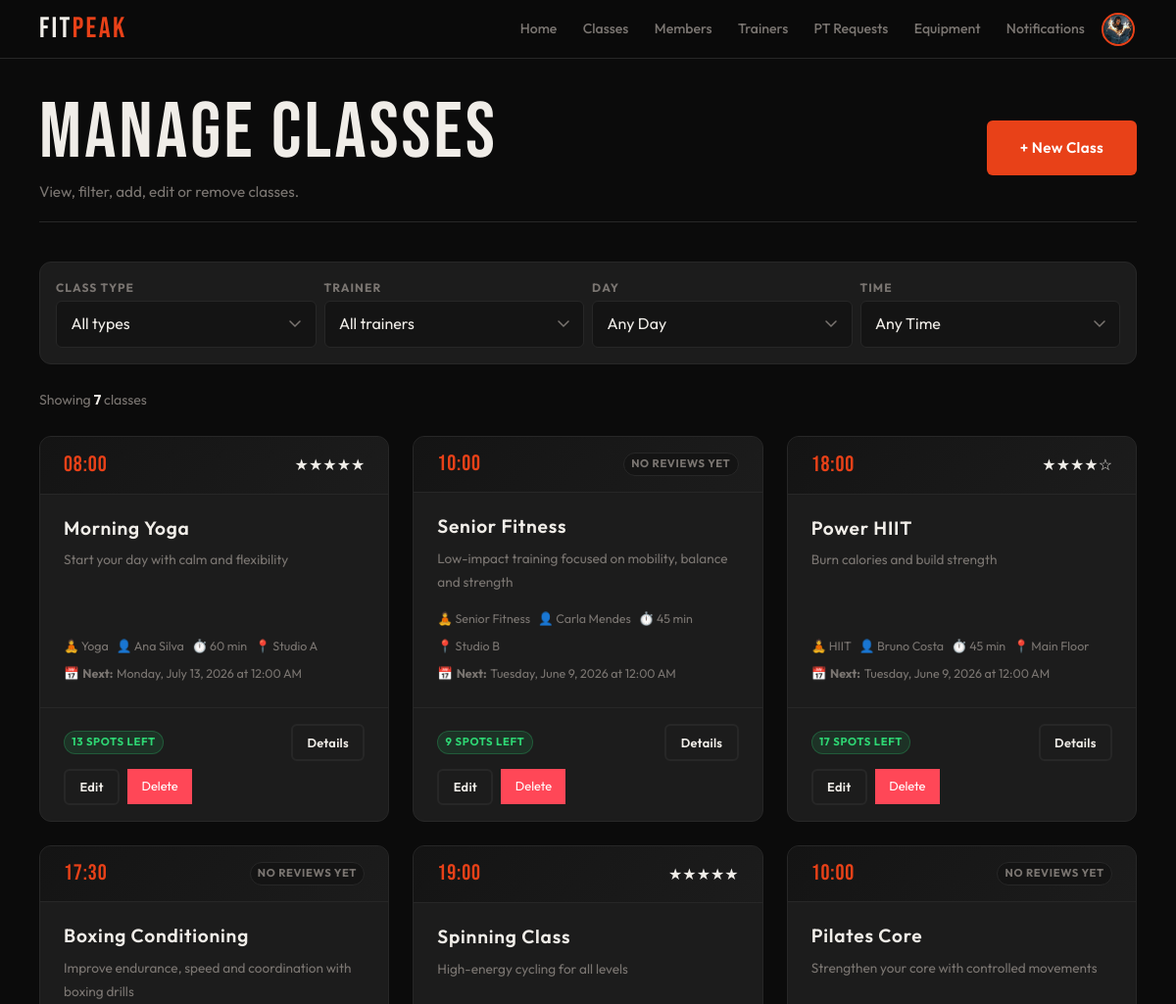
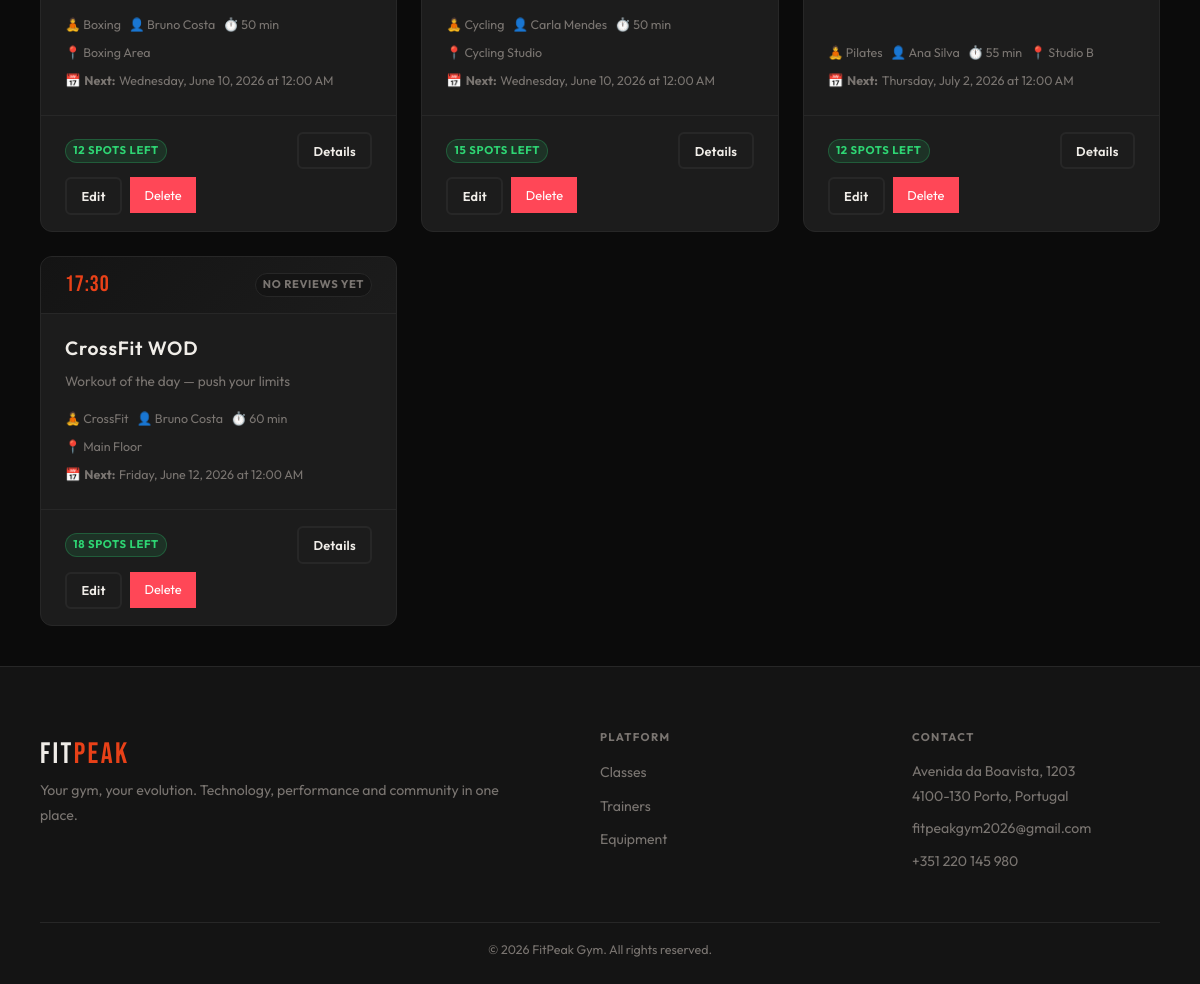
The page /admin/classes.php (signed in) on the database its author committed (2 pictures, top to bottom).
### tables this page shows
CREATE TABLE class_schedules (
    id           INTEGER PRIMARY KEY AUTOINCREMENT,
    class_id     INTEGER NOT NULL,
    trainer_id   INTEGER,
    day_of_week  TEXT    NOT NULL,-- Monday, Tuesday, etc.
    start_time   TEXT    NOT NULL,
    location     TEXT    NOT NULL
                         DEFAULT 'Studio A',
    capacity     INTEGER NOT NULL
                         DEFAULT 20,
    duration_min INTEGER NOT NULL
                         DEFAULT 60,
    FOREIGN KEY (
        class_id
    )
    REFERENCES classes (id) ON DELETE CASCADE,
    FOREIGN KEY (
        trainer_id
    )
    REFERENCES users (id) ON DELETE SET NULL
);

CREATE TABLE classes (
    id            INTEGER PRIMARY KEY AUTOINCREMENT,
    name          TEXT    NOT NULL,
    description   TEXT,
    class_type_id INTEGER NOT NULL,
    active        INTEGER NOT NULL
                          DEFAULT 1,
    FOREIGN KEY (
        class_type_id
    )
    REFERENCES class_types (id) 
);

CREATE TABLE class_types (
    id          INTEGER PRIMARY KEY AUTOINCREMENT,
    name        TEXT    UNIQUE
                        NOT NULL,
    label       TEXT    NOT NULL,
    description TEXT,
    icon        TEXT,
    active      INTEGER NOT NULL
                        DEFAULT 1
);

CREATE TABLE users (
    id         INTEGER  PRIMARY KEY AUTOINCREMENT,
    name       TEXT     NOT NULL,
    username   TEXT     UNIQUE
                        NOT NULL,
    email      TEXT     UNIQUE
                        NOT NULL,
    password   TEXT     NOT NULL,
    role       TEXT     NOT NULL
                        DEFAULT 'member'
                        CHECK (role IN ('member', 'trainer', 'admin') ),
    is_admin   INTEGER  NOT NULL
                        DEFAULT 0,
    photo      TEXT     DEFAULT NULL,
    active     INTEGER  NOT NULL
                        DEFAULT 1,
    created_at DATETIME DEFAULT CURRENT_TIMESTAMP
);

CREATE TABLE class_sessions (
    id           INTEGER PRIMARY KEY AUTOINCREMENT,
    schedule_id  INTEGER NOT NULL,
    session_date DATE    NOT NULL,
    status       TEXT    DEFAULT 'scheduled'
                         CHECK (status IN ('scheduled', 'cancelled', 'completed') ),
    FOREIGN KEY (
        schedule_id
    )
    REFERENCES class_schedules (id) ON DELETE CASCADE
);

### db/classes.php (called while the page is built, shortened)
<?php
function getAllClassSchedules($pdo, $filters = []) {
    $sql = "SELECT cs.id AS schedule_id, cs.day_of_week, cs.start_time, cs.location, cs.capacity, cs.duration_min, c.id AS class_id, c.name AS class_name, c.description AS class_description, ct.id AS class_type_id, ct.name AS class_type_name, ct.label AS class_type_label, u.id AS trainer_id, u.name AS trainer_name, (SELECT COUNT(*) FROM enrollments e JOIN class_sessions sess ON e.session_id = sess.id WHERE sess.schedule_id = cs.id AND e.status = 'enrolled') AS enrolled_count FROM class_schedules cs JOIN classes c ON cs.class_id = c.id JOIN class_types ct ON c.class_type_id = ct.id LEFT JOIN users u ON cs.trainer_id = u.id WHERE c.active = 1";
    $params = [];
    $sql .= " ORDER BY CASE cs.day_of_week WHEN 'Monday' THEN 1 WHEN 'Tuesday' THEN 2 WHEN 'Wednesday' THEN 3 WHEN 'Thursday' THEN 4 WHEN 'Friday' THEN 5 WHEN 'Saturday' THEN 6 WHEN 'Sunday' THEN 7 ELSE 8 END, cs.start_time";
    $stmt = $pdo->prepare($sql);
    $stmt->execute($params);
    return $stmt->fetchAll(PDO::FETCH_ASSOC);
}
function getClassScheduleRating($pdo, $scheduleId) {
    $sql = "SELECT ROUND(AVG(r.rating), 1) AS avg_rating, COUNT(r.id) AS review_count FROM reviews r JOIN class_sessions sess ON r.session_id = sess.id WHERE sess.schedule_id = ?";
    $stmt = $pdo->prepare($sql);
    $stmt->execute([$scheduleId]);
    $result = $stmt->fetch(PDO::FETCH_ASSOC);
    return [
        'rating' => $result['avg_rating'] ?? 0,
        'count' => (int)($result['review_count'] ?? 0)
    ];
}
function getUpcomingSessionsBySchedule(PDO $pdo, int $scheduleId, int $limit = 5): array
{
    $stmt = $pdo->prepare("
        SELECT
            sess.id,
            sess.session_date,
            sess.status,
            (SELECT COUNT(*) FROM enrollments WHERE session_id = sess.id AND status = 'enrolled') AS enrolled_count,
            cs.start_time,
            c.name AS class_name,
            u.name AS trainer_name,
            cs.capacity
        FROM class_sessions sess
        JOIN class_schedules cs ON sess.schedule_id = cs.id
        JOIN classes c ON cs.class_id = c.id
        LEFT JOIN users u ON cs.trainer_id = u.id
        WHERE sess.schedule_id = ?
          AND datetime(sess.session_date || ' ' || cs.start_time) > datetime('now')
          AND sess.status = 'scheduled'
        ORDER BY sess.session_date ASC
        LIMIT ?
    ");
    $stmt->execute([$scheduleId, $limit]);
    $realSessions = $stmt->fetchAll(PDO::FETCH_ASSOC);
    if (!empty($realSessions)) {
        return $realSessions;
    }
    $sessions = [];
    return $sessions;
}
?>

### admin/classes.php (the view, shortened to what this page needs)
<?php
require_once '../includes/header.php';
require_once '../includes/footer.php';
require_once '../db/classes.php';
require_once '../template/classes.php';
$pdo = getDatabaseConnection();
$filters = [
    'type'    => $_GET['type'] ?? '',
    'trainer' => $_GET['trainer'] ?? '',
    'day'     => $_GET['day'] ?? '',
    'time'    => $_GET['time'] ?? ''
];
$schedules = getAllClassSchedules($pdo, $filters);
?>
<main class="main">
    <div class="container">
        <header class="page-header">
            <div class="page-header-row page-header-actions">
                <div>
                    <h1>Manage Classes</h1>
                    <p>View, filter, add, edit or remove classes.</p>
                </div>
                <a href="create_class.php" class="main-button">+ New Class</a>
            </div>
        </header>
        <section>
            <form id="filter-form" class="filter-bar" method="get" action="classes.php">
                <div class="filter-group">
                    <label class="form-label" for="f-type">Class type</label>
                    <select id="f-type" name="type" class="form-select">
                        <option value="">All types</option>
                    </select>
                </div>
                <div class="filter-group">
                    <label class="form-label" for="f-trainer">Trainer</label>
                    <select id="f-trainer" name="trainer" class="form-select">
                        <option value="">All trainers</option>
                    </select>
                </div>
                <div class="filter-group">
                    <label class="form-label" for="f-day">Day</label>
                    <select id="f-day" name="day" class="form-select">
                        <option value="">Any Day</option>
                    </select>
                </div>
                <div class="filter-group">
                    <label class="form-label" for="f-time">Time</label>
                    <select id="f-time" name="time" class="form-select">
                        <option value="">Any Time</option>
                    </select>
                </div>
            </form>
        </section>
        <div class="results-bar">
            <p class="results-count" id="results-count">
                Showing <strong id="class-count"><?= count($schedules) ?></strong> classes
            </p>
        </div>
        <div id="class-list-container">
            <?php output_class_schedule_list($schedules); ?>
        </div>
    </div>
</main>

### template/classes.php (shortened to what this page needs)
<?php
function output_class_schedule_list($schedules) {
    echo '<div class="class-grid">';
    foreach ($schedules as $schedule) {
        output_class_schedule_card($schedule);
    }
    echo '</div>';
}
function output_class_schedule_card($schedule) {
    $scheduleId = (int)$schedule['schedule_id'];
    $className = htmlspecialchars($schedule['class_name']);
    $trainerName = htmlspecialchars($schedule['trainer_name'] ?? 'TBD');
    $day = htmlspecialchars($schedule['day_of_week']);
    $startTime = htmlspecialchars($schedule['start_time']);
    $location = htmlspecialchars($schedule['location']);
    $duration = (int)$schedule['duration_min'];
    $capacity = (int)$schedule['capacity'];
    $enrolled = (int)($schedule['enrolled_count'] ?? 0);
    $freeSpots = max(0, $capacity - $enrolled);
    $typeLabel = htmlspecialchars($schedule['class_type_label'] ?? ucfirst($schedule['class_type_name']));
    $description = trim($schedule['class_description'] ?? '');
    $shortDescription = htmlspecialchars(substr($description, 0, 100)) . (strlen($description) > 100 ? '…' : '');
    $ratingData = getClassScheduleRating($GLOBALS['pdo'], $scheduleId);
    $avgRating = $ratingData['rating'];
    $reviewCount = $ratingData['count'];
    if ($freeSpots <= 0) {
        $fillClass = 'danger';
    } elseif ($freeSpots <= ceil($capacity * 0.2)) {
        $fillClass = 'warning';
    } else {
        $fillClass = 'success';
    }
    $allowedAreas = ['member', 'trainer', 'admin'];
    $activeRole = $_SESSION['active_role'] ?? '';
    $showDetailsLink = in_array($activeRole, $allowedAreas, true);
    ?>
    <article class="class-card" data-schedule-id="<?= $scheduleId ?>">
        <div class="class-head">
            <div class="class-time-big"><?= $startTime ?></div>
            <div class="class-ratings">
                <?php if ($reviewCount > 0): ?>
                    <div class="stars">
                        <?php
                        $fullStars = floor($avgRating);
                        $halfStar = ($avgRating - $fullStars) >= 0.5;
                        for ($i = 1; $i <= 5; $i++) {
                            if ($i <= $fullStars) {
                                echo '★';
                            } elseif ($halfStar && $i == $fullStars + 1) {
                                echo '½';
                            } else {
                                echo '☆';
                            }
                        }
                        ?>
                    </div>
                <?php else: ?>
                    <span class="badge badge-muted">No reviews yet</span>
                <?php endif; ?>
            </div>
        </div>
        <div class="class-body">
            <h3 class="class-name"><?= $className ?></h3>
            <p><?= $shortDescription ?></p>
            <ul class="class-meta">
                <li>🧘 <?= $typeLabel ?></li>
                <li>👤 <?= $trainerName ?></li>
                <li>⏱️ <?= $duration ?> min</li>
                <li>📍 <?= $location ?></li>
                <?php
                $sessions = getUpcomingSessionsBySchedule($GLOBALS['pdo'], $scheduleId, 1);
                if (!empty($sessions)):
                    $nextSession = $sessions[0];
                    $nextDate = $nextSession['session_date'];
                    $dateObj = new DateTime($nextDate);
                    $formattedDate = $dateObj->format('l, F j, Y \a\t g:i A');
                ?>
                    <li>📅 <strong>Next:</strong> <?= htmlspecialchars($formattedDate) ?></li>
                <?php else: ?>
                    <li>📅 <?= htmlspecialchars($day) ?> at <?= $startTime ?></li>
                <?php endif; ?>
            </ul>
        </div>
        <div class="class-foot">
            <div class="cap-wrap">
                <span class="badge badge-<?= htmlspecialchars($fillClass) ?>">
                    <?= $freeSpots ?> spots left
                </span>
            </div>
            <?php if ($showDetailsLink): ?>
                <a href="/<?= htmlspecialchars($activeRole) ?>/class_details.php?id=<?= $scheduleId ?>"
                   class="secondary-button btn-sm">Details</a>
            <?php endif; ?>
            <?php if (isset($_SESSION['active_role']) && $_SESSION['active_role'] === 'admin'): ?>
                <div class="admin-actions">
                    <a href="edit_class.php?id=<?= $scheduleId ?>" class="secondary-button btn-sm">Edit</a>
                    <form method="post" action="delete_class.php" class="delete-class-link">
                        <button type="submit" class="delete-btn btn-sm">Delete</button>
                    </form>
                </div>
            <?php endif; ?>
        </div>
    </article>
    <?php
}
    ?>

### css/base.css (style rules this page uses)
:root { --bg: #0b0b0b; --surface: #141414; --card: #1c1c1c; --border: #272727; --accent: #e84118; --accent-glow: rgba(232, 65, 24, 0.28); --text: #f0ede8; --muted: #7a7571; --success: #2ed573; --warning: #ffa502; --danger: #ff4757; --info: #1e90ff; --ff-display: 'Bebas Neue', sans-serif; --ff-body: 'Outfit', sans-serif; --sp-xs: 0.25rem; --sp-sm: 0.5rem; --sp-md: 1rem; --sp-lg: clamp(1rem, 3vw, 1.5rem); --sp-xl: clamp(1.5rem, 5vw, 2.5rem); --sp-2xl: clamp(2rem, 7vw, 4rem); --nav-h: 60px; --r-sm: 6px; --r-md: 12px; --r-pill: 999px; --touch: 44px; --max-w: 1200px; --shadow-a: 0 0 24px var(--accent-glow); --t: 0.22s cubic-bezier(0.4, 0, 0.2, 1); }
*, *::before, *::after { box-sizing: border-box; margin: 0; padding: 0; }
html { font-size: 16px; scroll-behavior: smooth; -webkit-text-size-adjust: 100%; }
body { font-family: var(--ff-body); background: var(--bg); color: var(--text); line-height: 1.6; min-height: 100dvh; display: flex; flex-direction: column; overflow-x: hidden; }
a { color: inherit; text-decoration: none; }
ul, ol { list-style: none; }
button { cursor: pointer; border: none; background: none; font: inherit; }
input, select, textarea { font: inherit; }
h1, h2, h3, h4, h5, h6 { font-family: var(--ff-display); letter-spacing: 0.04em; line-height: 1.1; font-weight: 400; }
h1 { font-size: clamp(2.2rem, 7vw, 5rem); }
h3, h4 { font-size: clamp(1rem, 2.5vw, 1.2rem); font-family: var(--ff-body); font-weight: 600; }
p { line-height: 1.75; }
.container { width: 100%; max-width: var(--max-w); margin-inline: auto; padding-inline: var(--sp-md); }
.main { flex: 1; padding-top: var(--nav-h); }
@media (min-width: 640px) { .container { padding-inline: var(--sp-lg); } }
@media (min-width: 1024px) { .container { padding-inline: var(--sp-xl); } }

### css/components.css (style rules this page uses)
.main-button, .secondary-button { display: inline-flex; align-items: center; justify-content: center; gap: 0.4em; min-height: var(--touch); border-radius: var(--r-sm); font-family: var(--ff-body); font-size: 0.95rem; font-weight: 600; letter-spacing: 0.02em; white-space: nowrap; cursor: pointer; transition: all var(--t); }
.main-button { background: var(--accent); color: #fff; border: 2px solid transparent; padding: 0.85rem 2rem; }
.secondary-button { background: transparent; border: 2px solid var(--border); color: var(--text); padding: 0.85rem 2rem; }
.btn-sm { padding: 0.4rem 0.9rem; font-size: 0.8rem; min-height: 36px; }
.badge { display: inline-flex; align-items: center; padding: 0.2em 0.65em; border-radius: var(--r-pill); font-size: 0.7rem; font-weight: 700; letter-spacing: 0.06em; text-transform: uppercase; white-space: nowrap; border: 1px solid transparent; }
.badge-success { background: rgba(46, 213, 115, 0.12); color: var(--success); border-color: rgba(46, 213, 115, 0.25); }
.badge-muted { background: var(--surface); color: var(--muted); border-color: var(--border); }
.page-header { padding-block: var(--sp-lg) var(--sp-md); border-bottom: 1px solid var(--border); margin-bottom: var(--sp-xl); }
.page-header h1 { margin-bottom: 0.2rem; }
.page-header p { color: var(--muted); font-size: 0.95rem; }
.stars { display: flex; gap: 2px; }
.form-label { display: block; font-size: 0.75rem; font-weight: 700; color: var(--muted); text-transform: uppercase; letter-spacing: 0.09em; margin-bottom: var(--sp-xs); }
.form-select, .filter-bar select { width: 100%; min-height: var(--touch); background: var(--surface); border: 1px solid var(--border); border-radius: var(--r-sm); color: var(--text); padding: 0.65rem 2.4rem 0.65rem 0.9rem; font-family: var(--ff-body); -webkit-appearance: none; appearance: none; cursor: pointer; background-repeat: no-repeat; background-position: right 0.9rem center; transition: border-color var(--t), box-shadow var(--t), background var(--t); }
.form-select option, .filter-bar select option { background: var(--surface); color: var(--text); }

### rows shown on the page
class_schedules: start_time "08:00", class.name "Morning Yoga", class.description "Start your day with calm and flexibility", class_types.label "Yoga", trainer.name "Ana Silva", duration_min "60", location "Studio A", class_sessions.session_date "Monday, July 13, 2026 at 12:00 AM", freeSpots "13"
class_schedules: start_time "10:00", shows "NO REVIEWS YET", class.name "Senior Fitness", class.description "Low-impact training focused on mobility, balance and strength", class_types.label "Senior Fitness", trainer.name "Carla Mendes", duration_min "45", location "Studio B", class_sessions.session_date "Tuesday, June 9, 2026 at 12:00 AM", freeSpots "9"
class_schedules: start_time "18:00", class.name "Power HIIT", class.description "Burn calories and build strength", class_types.label "HIIT", trainer.name "Bruno Costa", duration_min "45", location "Main Floor", class_sessions.session_date "Tuesday, June 9, 2026 at 12:00 AM", freeSpots "17"
class_schedules: start_time "17:30", shows "NO REVIEWS YET", class.name "Boxing Conditioning", class.description "Improve endurance, speed and coordination with boxing drills", class_types.label "Boxing", trainer.name "Bruno Costa", duration_min "50", location "Boxing Area", class_sessions.session_date "Wednesday, June 10, 2026 at 12:00 AM", freeSpots "12"
class_schedules: start_time "19:00", class.name "Spinning Class", class.description "High-energy cycling for all levels", class_types.label "Cycling", trainer.name "Carla Mendes", duration_min "50", location "Cycling Studio", class_sessions.session_date "Wednesday, June 10, 2026 at 12:00 AM", freeSpots "15"
class_schedules: start_time "10:00", shows "NO REVIEWS YET", class.name "Pilates Core", class.description "Strengthen your core with controlled movements", class_types.label "Pilates", trainer.name "Ana Silva", duration_min "55", location "Studio B", class_sessions.session_date "Thursday, July 2, 2026 at 12:00 AM", capacity "12"
class_schedules: start_time "17:30", shows "NO REVIEWS YET", class.name "CrossFit WOD", class.description "Workout of the day — push your limits", class_types.label "CrossFit", trainer.name "Bruno Costa", duration_min "60", location "Main Floor", class_sessions.session_date "Friday, June 12, 2026 at 12:00 AM", freeSpots "18"

### other values the page prints
count($schedules) "7"
